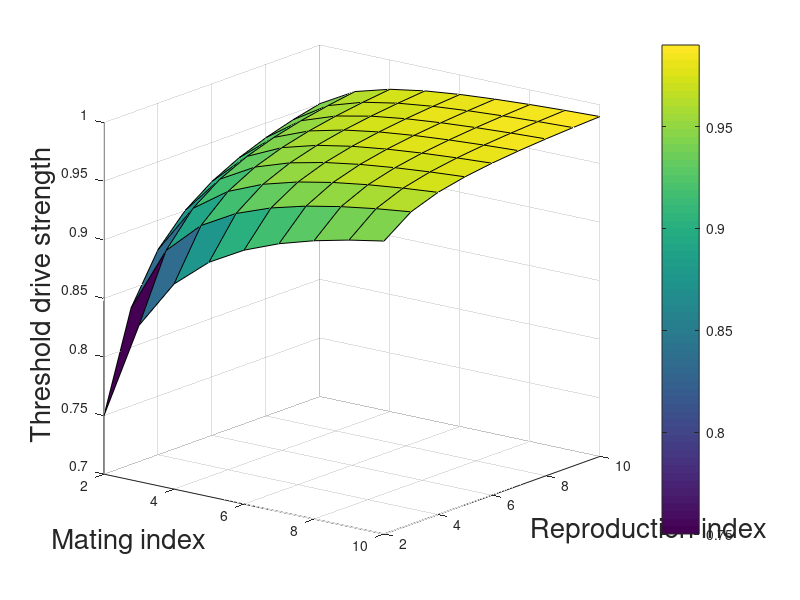

Write the MATLAB code that produced this figure. (Note: this script raises an error after producing the figure.)
% Threshold drive strength with mating index w and reproduction index z

% Define the range for w and z
w = 2:1:10;
z = 2:1:10;

% Create a grid of w and z values
[W, Z] = meshgrid(w, z);

% Calculate threshold t values
T = 1 - 1 ./ (Z .* W);

% Plot the surface
figure;
h = surf(W, Z, T);

% Add labels and title
colorbar;
xlabel('Mating index', 'FontSize', 20);
ylabel('Reproduction index', 'FontSize', 20);
zlabel('Threshold drive strength', 'FontSize', 20);
zlim([0.7 1]);
xlim([2 10]);
ylim([2 10]);

% Adjust the view angle
view(-3.223557887062943e+02,15.578978294488728);
grid on;

% Set the thickness of the axes
ax = gca; % Get current axis
ax.LineWidth = 1; % Set axis line width

% Set the size of the axis numbers (tick labels)
ax.FontSize = 15; % Set font size of tick labels
ax.FontName = 'Arial'; % Set font name of tick labels
ax.FontWeight = 'normal'; % Set font weight of tick labels